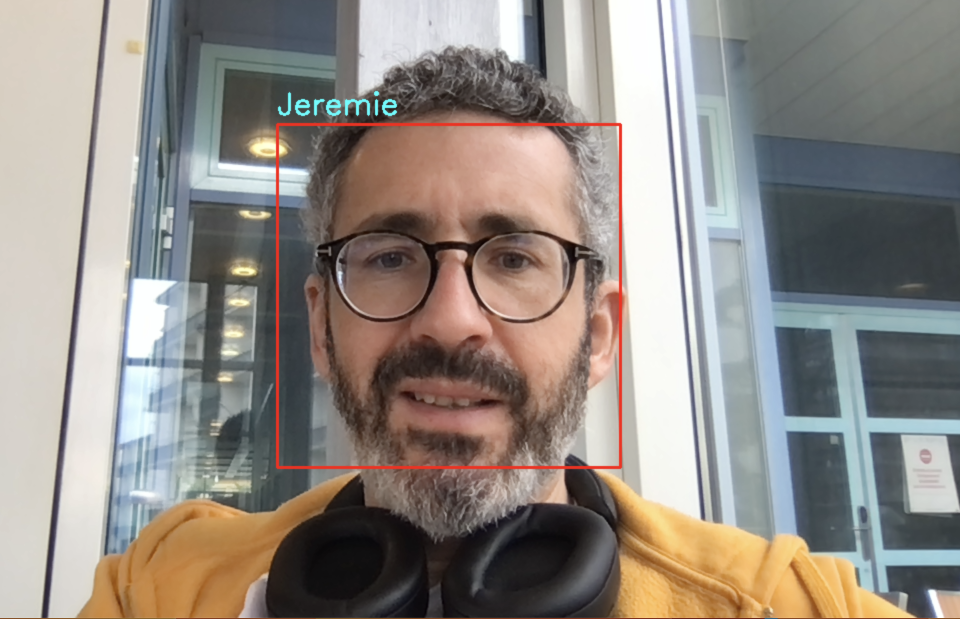
#> input picture moi.png, 1920 x 1238 px, given in place of the camera (shown at 1/2 size)
$ jupyter execute --allow-errors 6_algo_RL_Admis.ipynb   (text cells are left out)
#> lines starting #> are read from the running program, lines starting #| are printed output that depends on the picture
#> further down, trame is the input picture: shape (1238, 1920, 3); mean B, G, R 132.3, 138.5, 145.4
#> `gris = cv2.cvtColor(trame, cv2.COLOR_BGR2GRAY)`:
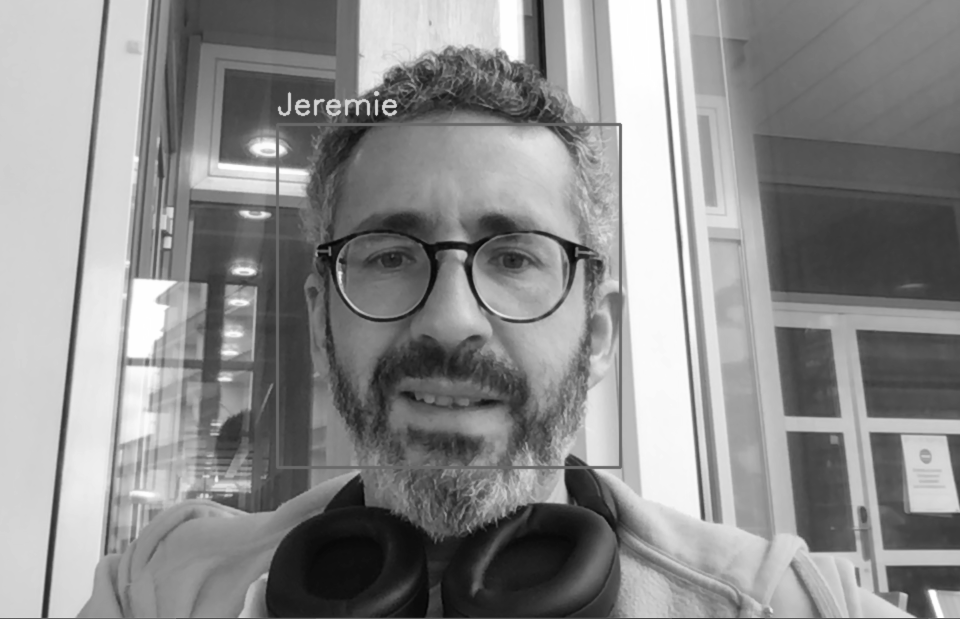
#> gris: shape (1238, 1920) (shown at 1/2 size); min 4, max 255, mean 139.9
#> `coordonnees_visage = cascade_visage.detectMultiScale(gris, 1.3, 5)`: coordonnees_visage = [[551, 228, 698, 698]]
#> the loop `for (x, y, l, h) in coordonnees_visage:` made 1 pass
#> pass 1, `visage = trame[y:y + h, x:x + l, :]`:
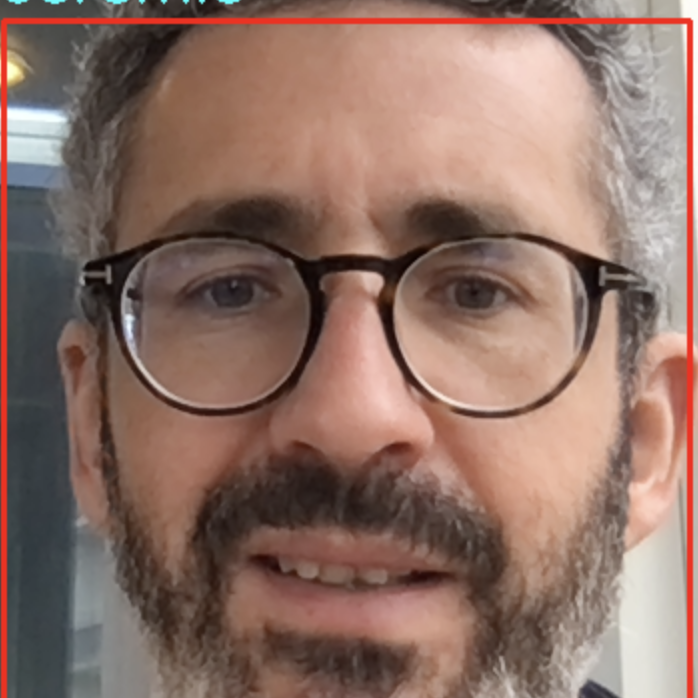
#> visage: shape (698, 698, 3); mean B, G, R 101.9, 112.5, 141.8
[cell 1]
import pickle
import numpy as np
import cv2
from sklearn.linear_model import LogisticRegression

#> (a cell that did not finish here is left out)

#> (a cell that did not finish here is left out)

[cell 4]
cascade_visage = cv2.CascadeClassifier(cv2.data.haarcascades + 'haarcascade_frontalface_default.xml')

camera = cv2.VideoCapture(0) # 0 pour 'built-in' caméra, 1 pour caméra externe

seuil_confiance = 0.8  # Définis un seuil de confiance. Ajuste cette valeur selon tes besoins

#> (the rest of this cell did not finish here and is left out)
